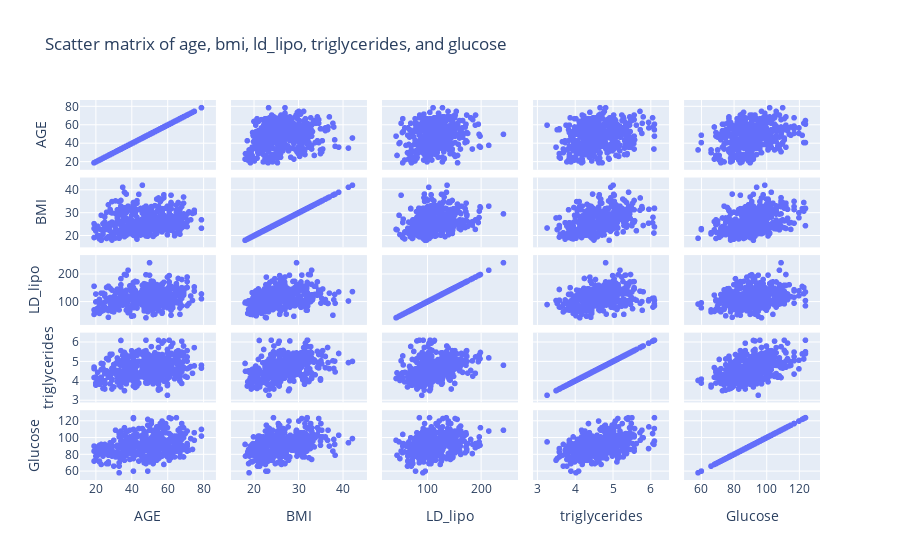

Notebook source saved alongside this figure:
### Markdown cell above
&#9989; **(6 pt):** Draw a scatter matrix plot of the data with the variables: **AGE, BMI, LD_lipo, triglycerides, and Glucose.** Make sure to include a title for your plot. (**Note** It may be useful to use Google to help you find relevant documentation.)

### Code cell
## Put your code here
fig = px.scatter_matrix(data_frame=no_y_df, dimensions=['AGE', 'BMI', 'LD_lipo', 'triglycerides', 'Glucose'], title='Scatter matrix of age, bmi, ld_lipo, triglycerides, and glucose')
fig.show()

### Figure 1 — Plotly figure (JSON) as saved in the notebook; plotly's stock layout.template omitted (floating-point values rounded to 4 significant figures; data arrays with more than 128 entries replaced by an {"elided": "..."} marker saying what was removed)
{"data": [{"dimensions": [{"axis": {"matches": true}, "label": "AGE", "values": {"elided": "442 int values"}}, {"axis": {"matches": true}, "label": "BMI", "values": {"elided": "442 float values"}}, {"axis": {"matches": true}, "label": "LD_lipo", "values": {"elided": "442 float values"}}, {"axis": {"matches": true}, "label": "triglycerides", "values": {"elided": "442 float values"}}, {"axis": {"matches": true}, "label": "Glucose", "values": {"elided": "442 int values"}}], "hovertemplate": "%{xaxis.title.text}=%{x}<br>%{yaxis.title.text}=%{y}<extra></extra>", "legendgroup": "", "marker": {"color": "#636efa", "symbol": "circle"}, "name": "", "showlegend": false, "type": "splom"}], "layout": {"autosize": true, "dragmode": "select", "legend": {"tracegroupgap": 0}, "title": {"text": "Scatter matrix of age, bmi, ld_lipo, triglycerides, and glucose"}, "xaxis": {"autorange": true, "range": [4.433, 93.57], "type": "linear"}, "xaxis2": {"autorange": true, "range": [12.12, 48.08], "type": "linear"}, "xaxis3": {"autorange": true, "range": [-7.15, 291.1], "type": "linear"}, "xaxis4": {"autorange": true, "range": [2.566, 6.799], "type": "linear"}, "xaxis5": {"autorange": true, "range": [41.98, 140.0], "type": "linear"}, "yaxis": {"autorange": true, "range": [4.433, 93.57], "type": "linear"}, "yaxis2": {"autorange": true, "range": [12.12, 48.08], "type": "linear"}, "yaxis3": {"autorange": true, "range": [-7.15, 291.1], "type": "linear"}, "yaxis4": {"autorange": true, "range": [2.566, 6.799], "type": "linear"}, "yaxis5": {"autorange": true, "range": [41.98, 140.0], "type": "linear"}}}
